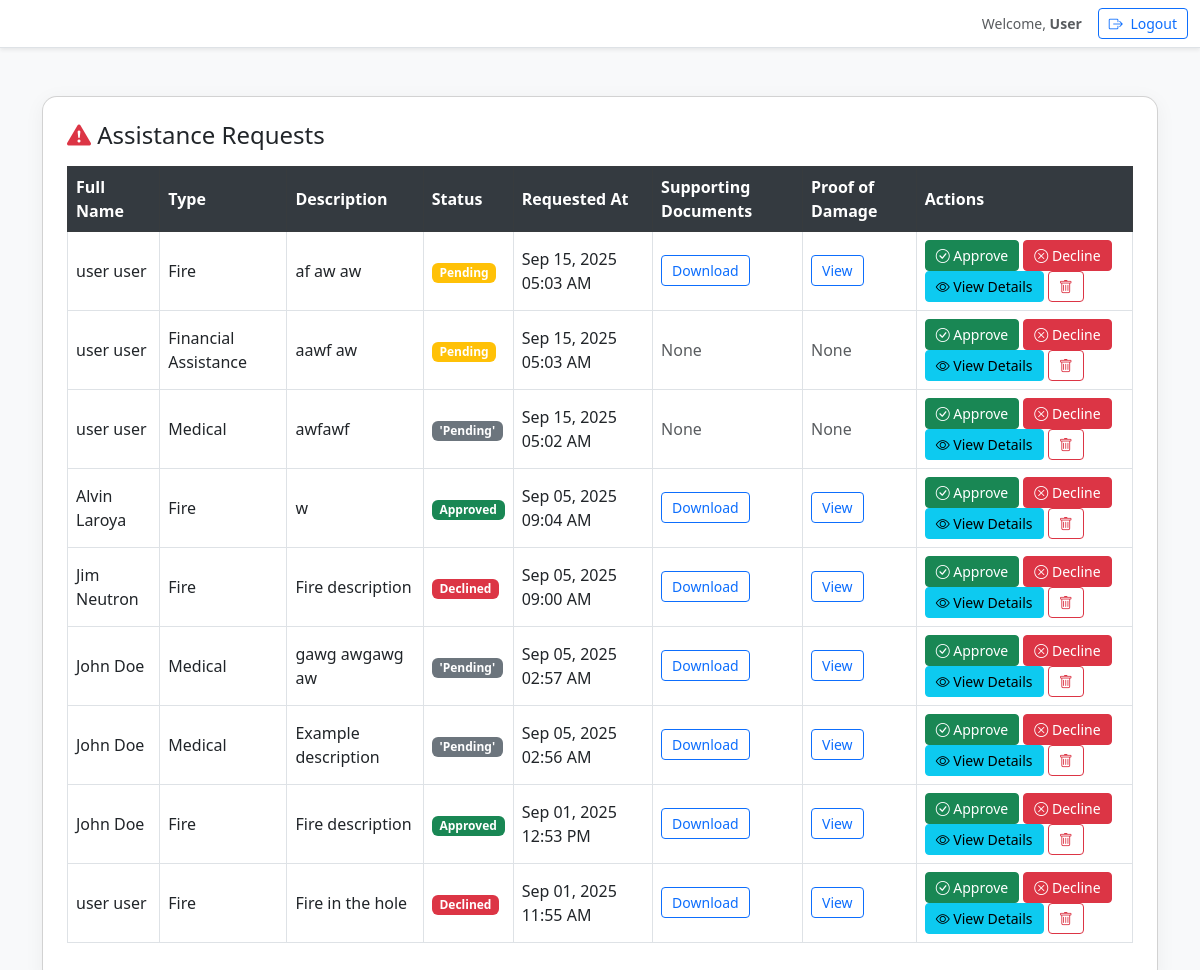
The app's page /assistance/index.php with its own data.
### tables this page shows
CREATE TABLE `assistance_requests` (
  `id` int(11) NOT NULL,
  `fullname` text NOT NULL,
  `address` text NOT NULL,
  `contact` text NOT NULL,
  `email` text NOT NULL,
  `birth_date` date NOT NULL,
  `gender` text NOT NULL,
  `civil_status` text NOT NULL,
  `occupation` text NOT NULL,
  `number_of_dependents` int(11) NOT NULL,
  `emergency_type` text NOT NULL,
  `emergency_description` longtext NOT NULL,
  `requested_at` timestamp NOT NULL DEFAULT current_timestamp() ON UPDATE current_timestamp(),
  `supporting_documents` blob DEFAULT NULL,
  `proof_of_damage` blob DEFAULT NULL,
  `status` text NOT NULL DEFAULT 'Pending',
  `user_id` int(11) NOT NULL
);

### assistance/index.php (the view, shortened to what this page needs)
<?php
include '../config.php';
$requests = $conn->query("SELECT * FROM assistance_requests ORDER BY requested_at DESC");
?>
<!DOCTYPE html>
<html lang="en">
<head>
    <link rel="stylesheet" href="https://cdn.jsdelivr.net/npm/bootstrap@5.3.0/dist/css/bootstrap.min.css">
    <link href="https://cdn.jsdelivr.net/npm/bootstrap-icons@1.10.5/font/bootstrap-icons.css" rel="stylesheet">
</head>
<body>
<?php include '../navbar.php'; ?>
<div class="container mt-5">
    <div class="card p-4">
        <div class="d-flex justify-content-between align-items-center mb-3">
            <h4 class="mb-0"><i class="bi bi-exclamation-triangle-fill text-danger"></i> Assistance Requests</h4>
        </div>
        <div class="table-responsive">
            <table class="table table-bordered table-hover align-middle">
                <thead class="table-dark">
                    <tr>
                        <th>Full Name</th>
                        <th>Type</th>
                        <th>Description</th>
                        <th>Status</th>
                        <th>Requested At</th>
                        <th>Supporting Documents</th>
                        <th>Proof of Damage</th>
                        <th>Actions</th>
                    </tr>
                </thead>
                <tbody>
                    <?php while ($r = $requests->fetch_assoc()): ?>
                    <tr>
                        <td><?= htmlspecialchars($r['fullname']) ?></td>
                        <td><?= htmlspecialchars($r['emergency_type']) ?></td>
                        <td><?= htmlspecialchars($r['emergency_description']) ?></td>
                        <td>
                            <span class="badge bg-<?php
                                if (($r['status'] ?? 'Pending') === 'Pending') echo 'warning';
                                else if (($r['status'] ?? '') === 'Approved') echo 'success';
                                else if (($r['status'] ?? '') === 'Declined') echo 'danger';
                                else echo 'secondary';
                            ?>">
                                <?= htmlspecialchars($r['status'] ?? 'Pending') ?>
                            </span>
                        </td>
                        <td><?= date('M d, Y h:i A', strtotime($r['requested_at'])) ?></td>
                        <td>
                            <?php if (!empty($r['supporting_documents'])): ?>
                                <a href="../download.php?type=document&id=<?= $r['id'] ?>" class="btn btn-sm btn-outline-primary">Download</a>
                            <?php else: ?>
                                <span class="text-muted">None</span>
                            <?php endif; ?>
                        </td>
                        <td>
                            <?php if (!empty($r['proof_of_damage'])): ?>
                                <a href="../download.php?type=image&id=<?= $r['id'] ?>" class="btn btn-sm btn-outline-primary">View</a>
                            <?php else: ?>
                                <span class="text-muted">None</span>
                            <?php endif; ?>
                        </td>
                        <td>
                            <button class="btn btn-sm btn-success" onclick="updateStatus(<?= $r['id'] ?>, 'Approved', '<?= addslashes($r['email']) ?>', '<?= addslashes($r['fullname']) ?>')">
                                <i class="bi bi-check-circle"></i> Approve
                            </button>
                            <button class="btn btn-sm btn-danger" onclick="updateStatus(<?= $r['id'] ?>, 'Declined', '<?= addslashes($r['email']) ?>', '<?= addslashes($r['fullname']) ?>')">
                                <i class="bi bi-x-circle"></i> Decline
                            </button>
                            <a href="view.php?id=<?= $r['id'] ?>" class="btn btn-sm btn-info">
                                <i class="bi bi-eye"></i> View Details
                            </a>
                            <a href="delete.php?id=<?= $r['id'] ?>" class="btn btn-sm btn-outline-danger" onclick="return confirm('Delete this request?')">
                                <i class="bi bi-trash"></i>
                            </a>
                        </td>
                    </tr>
                    <?php endwhile ?>
                </tbody>
            </table>
        </div>
    </div>
</div>
</body>
</html>

### assistance/index.php (style rules this page uses)
body { background-color: #f8f9fa; }
.card { border-radius: 15px; box-shadow: 0 4px 20px rgba(0,0,0,0.05); }
.table th { background-color: #343a40; color: white; }
.table td, .table th { vertical-align: middle; }
.btn-sm { padding: 4px 10px; }

### records on screen
assistance_requests: fullname "user user", emergency_type "Fire", emergency_description "af aw aw", status "Pending", requested_at "Sep 15, 2025 05:03 AM"
assistance_requests: fullname "user user", emergency_type "Financial Assistance", emergency_description "aawf aw", status "Pending", requested_at "Sep 15, 2025 05:03 AM", shows "None"
assistance_requests: fullname "user user", emergency_type "Medical", emergency_description "awfawf", status "'Pending'", requested_at "Sep 15, 2025 05:02 AM", shows "None"
assistance_requests: fullname "Alvin Laroya", emergency_type "Fire", emergency_description "w", status "Approved", requested_at "Sep 05, 2025 09:04 AM"
assistance_requests: fullname "Jim Neutron", emergency_type "Fire", emergency_description "Fire description", status "Declined", requested_at "Sep 05, 2025 09:00 AM"
assistance_requests: fullname "John Doe", emergency_type "Medical", emergency_description "gawg awgawg aw", status "'Pending'", requested_at "Sep 05, 2025 02:57 AM"
assistance_requests: fullname "John Doe", emergency_type "Medical", emergency_description "Example description", status "'Pending'", requested_at "Sep 05, 2025 02:56 AM"
assistance_requests: fullname "John Doe", emergency_type "Fire", emergency_description "Fire description", status "Approved", requested_at "Sep 01, 2025 12:53 PM"
assistance_requests: fullname "user user", emergency_type "Fire", emergency_description "Fire in the hole", status "Declined", requested_at "Sep 01, 2025 11:55 AM"

### other values on screen
$userName "User"
